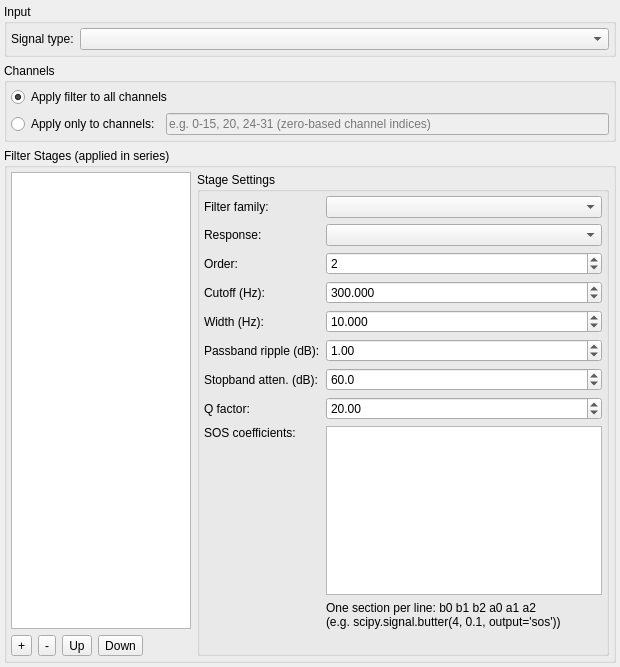
<?xml version="1.0" encoding="UTF-8"?>
<ui version="4.0">
 <class>SignalFilterSettingsDialog</class>
 <widget class="QDialog" name="SignalFilterSettingsDialog">
  <property name="geometry">
   <rect>
    <x>0</x>
    <y>0</y>
    <width>620</width>
    <height>667</height>
   </rect>
  </property>
  <property name="windowTitle">
   <string>Signal Filter Settings</string>
  </property>
  <layout class="QVBoxLayout" name="verticalLayout">
   <property name="leftMargin">
    <number>4</number>
   </property>
   <property name="topMargin">
    <number>4</number>
   </property>
   <property name="rightMargin">
    <number>4</number>
   </property>
   <property name="bottomMargin">
    <number>4</number>
   </property>
   <item>
    <widget class="QGroupBox" name="gbInput">
     <property name="title">
      <string>Input</string>
     </property>
     <layout class="QFormLayout" name="formInput">
      <property name="leftMargin">
       <number>4</number>
      </property>
      <property name="topMargin">
       <number>4</number>
      </property>
      <property name="rightMargin">
       <number>4</number>
      </property>
      <property name="bottomMargin">
       <number>4</number>
      </property>
      <item row="0" column="0">
       <widget class="QLabel" name="lblInputType">
        <property name="text">
         <string>Signal type:</string>
        </property>
       </widget>
      </item>
      <item row="0" column="1">
       <widget class="Syntalos::DataTypeSelector" name="inputTypeSel"/>
      </item>
     </layout>
    </widget>
   </item>
   <item>
    <widget class="QGroupBox" name="gbChannels">
     <property name="title">
      <string>Channels</string>
     </property>
     <layout class="QVBoxLayout" name="vlChannels">
      <property name="leftMargin">
       <number>4</number>
      </property>
      <property name="topMargin">
       <number>4</number>
      </property>
      <property name="rightMargin">
       <number>4</number>
      </property>
      <property name="bottomMargin">
       <number>4</number>
      </property>
      <item>
       <widget class="QRadioButton" name="rbAllChannels">
        <property name="text">
         <string>Apply filter to all channels</string>
        </property>
        <property name="checked">
         <bool>true</bool>
        </property>
       </widget>
      </item>
      <item>
       <layout class="QHBoxLayout" name="hlSelectedChannels">
        <item>
         <widget class="QRadioButton" name="rbSelectedChannels">
          <property name="text">
           <string>Apply only to channels:</string>
          </property>
         </widget>
        </item>
        <item>
         <widget class="QLineEdit" name="leChannels">
          <property name="enabled">
           <bool>false</bool>
          </property>
          <property name="placeholderText">
           <string>e.g. 0-15, 20, 24-31 (zero-based channel indices)</string>
          </property>
         </widget>
        </item>
       </layout>
      </item>
     </layout>
    </widget>
   </item>
   <item>
    <widget class="QGroupBox" name="gbStages">
     <property name="title">
      <string>Filter Stages (applied in series)</string>
     </property>
     <layout class="QHBoxLayout" name="hlStages">
      <property name="leftMargin">
       <number>4</number>
      </property>
      <property name="topMargin">
       <number>4</number>
      </property>
      <property name="rightMargin">
       <number>4</number>
      </property>
      <property name="bottomMargin">
       <number>4</number>
      </property>
      <item>
       <layout class="QVBoxLayout" name="vlStageList">
        <item>
         <widget class="QListWidget" name="lwStages">
          <property name="sizePolicy">
           <sizepolicy hsizetype="Maximum" vsizetype="Expanding">
            <horstretch>0</horstretch>
            <verstretch>0</verstretch>
           </sizepolicy>
          </property>
          <property name="minimumSize">
           <size>
            <width>150</width>
            <height>0</height>
           </size>
          </property>
          <property name="maximumSize">
           <size>
            <width>180</width>
            <height>16777215</height>
           </size>
          </property>
         </widget>
        </item>
        <item>
         <layout class="QHBoxLayout" name="hlStageButtons">
          <item>
           <widget class="QToolButton" name="tbAddStage">
            <property name="toolTip">
             <string>Add a filter stage</string>
            </property>
            <property name="text">
             <string>+</string>
            </property>
            <property name="icon">
             <iconset theme="list-add"/>
            </property>
           </widget>
          </item>
          <item>
           <widget class="QToolButton" name="tbRemoveStage">
            <property name="toolTip">
             <string>Remove the selected stage</string>
            </property>
            <property name="text">
             <string>-</string>
            </property>
            <property name="icon">
             <iconset theme="list-remove"/>
            </property>
           </widget>
          </item>
          <item>
           <widget class="QToolButton" name="tbStageUp">
            <property name="toolTip">
             <string>Move stage up</string>
            </property>
            <property name="text">
             <string>Up</string>
            </property>
            <property name="icon">
             <iconset theme="go-up"/>
            </property>
           </widget>
          </item>
          <item>
           <widget class="QToolButton" name="tbStageDown">
            <property name="toolTip">
             <string>Move stage down</string>
            </property>
            <property name="text">
             <string>Down</string>
            </property>
            <property name="icon">
             <iconset theme="go-down"/>
            </property>
           </widget>
          </item>
          <item>
           <spacer name="hsStageButtons">
            <property name="orientation">
             <enum>Qt::Orientation::Horizontal</enum>
            </property>
            <property name="sizeHint" stdset="0">
             <size>
              <width>20</width>
              <height>20</height>
             </size>
            </property>
           </spacer>
          </item>
         </layout>
        </item>
       </layout>
      </item>
      <item>
       <widget class="QGroupBox" name="gbStageEditor">
        <property name="sizePolicy">
         <sizepolicy hsizetype="Expanding" vsizetype="Preferred">
          <horstretch>1</horstretch>
          <verstretch>0</verstretch>
         </sizepolicy>
        </property>
        <property name="title">
         <string>Stage Settings</string>
        </property>
        <layout class="QFormLayout" name="formStage">
         <property name="leftMargin">
          <number>4</number>
         </property>
         <property name="topMargin">
          <number>4</number>
         </property>
         <property name="rightMargin">
          <number>4</number>
         </property>
         <property name="bottomMargin">
          <number>4</number>
         </property>
         <item row="0" column="0">
          <widget class="QLabel" name="lblFamily">
           <property name="text">
            <string>Filter family:</string>
           </property>
          </widget>
         </item>
         <item row="0" column="1">
          <widget class="QComboBox" name="cbFamily"/>
         </item>
         <item row="1" column="0">
          <widget class="QLabel" name="lblResponse">
           <property name="text">
            <string>Response:</string>
           </property>
          </widget>
         </item>
         <item row="1" column="1">
          <widget class="QComboBox" name="cbResponse"/>
         </item>
         <item row="2" column="0">
          <widget class="QLabel" name="lblOrder">
           <property name="text">
            <string>Order:</string>
           </property>
          </widget>
         </item>
         <item row="2" column="1">
          <widget class="QSpinBox" name="sbOrder">
           <property name="minimum">
            <number>1</number>
           </property>
           <property name="maximum">
            <number>12</number>
           </property>
           <property name="value">
            <number>2</number>
           </property>
          </widget>
         </item>
         <item row="3" column="0">
          <widget class="QLabel" name="lblFreq1">
           <property name="text">
            <string>Cutoff (Hz):</string>
           </property>
          </widget>
         </item>
         <item row="3" column="1">
          <widget class="QDoubleSpinBox" name="sbFreq1">
           <property name="decimals">
            <number>3</number>
           </property>
           <property name="minimum">
            <double>0.000000000000000</double>
           </property>
           <property name="maximum">
            <double>1000000.000000000000000</double>
           </property>
           <property name="value">
            <double>300.000000000000000</double>
           </property>
          </widget>
         </item>
         <item row="4" column="0">
          <widget class="QLabel" name="lblFreq2">
           <property name="text">
            <string>Width (Hz):</string>
           </property>
          </widget>
         </item>
         <item row="4" column="1">
          <widget class="QDoubleSpinBox" name="sbFreq2">
           <property name="decimals">
            <number>3</number>
           </property>
           <property name="minimum">
            <double>0.000000000000000</double>
           </property>
           <property name="maximum">
            <double>1000000.000000000000000</double>
           </property>
           <property name="value">
            <double>10.000000000000000</double>
           </property>
          </widget>
         </item>
         <item row="5" column="0">
          <widget class="QLabel" name="lblRipple">
           <property name="text">
            <string>Passband ripple (dB):</string>
           </property>
          </widget>
         </item>
         <item row="5" column="1">
          <widget class="QDoubleSpinBox" name="sbRipple">
           <property name="decimals">
            <number>2</number>
           </property>
           <property name="minimum">
            <double>0.010000000000000</double>
           </property>
           <property name="maximum">
            <double>40.000000000000000</double>
           </property>
           <property name="value">
            <double>1.000000000000000</double>
           </property>
          </widget>
         </item>
         <item row="6" column="0">
          <widget class="QLabel" name="lblStopband">
           <property name="text">
            <string>Stopband atten. (dB):</string>
           </property>
          </widget>
         </item>
         <item row="6" column="1">
          <widget class="QDoubleSpinBox" name="sbStopband">
           <property name="decimals">
            <number>1</number>
           </property>
           <property name="minimum">
            <double>10.000000000000000</double>
           </property>
           <property name="maximum">
            <double>120.000000000000000</double>
           </property>
           <property name="value">
            <double>60.000000000000000</double>
           </property>
          </widget>
         </item>
         <item row="7" column="0">
          <widget class="QLabel" name="lblQ">
           <property name="text">
            <string>Q factor:</string>
           </property>
          </widget>
         </item>
         <item row="7" column="1">
          <widget class="QDoubleSpinBox" name="sbQ">
           <property name="decimals">
            <number>2</number>
           </property>
           <property name="minimum">
            <double>0.100000000000000</double>
           </property>
           <property name="maximum">
            <double>100.000000000000000</double>
           </property>
           <property name="value">
            <double>20.000000000000000</double>
           </property>
          </widget>
         </item>
         <item row="8" column="0">
          <widget class="QLabel" name="lblSos">
           <property name="text">
            <string>SOS coefficients:</string>
           </property>
           <property name="alignment">
            <set>Qt::AlignmentFlag::AlignLeading|Qt::AlignmentFlag::AlignLeft|Qt::AlignmentFlag::AlignTop</set>
           </property>
          </widget>
         </item>
         <item row="8" column="1">
          <widget class="QPlainTextEdit" name="teSos">
           <property name="toolTip">
            <string>One second-order-section per line: b0 b1 b2 a0 a1 a2 (scipy output='sos' order). Whitespace- or comma-separated.</string>
           </property>
          </widget>
         </item>
         <item row="9" column="1">
          <widget class="QLabel" name="lblSosHint">
           <property name="text">
            <string>One section per line: b0 b1 b2 a0 a1 a2
(e.g. scipy.signal.butter(4, 0.1, output='sos'))</string>
           </property>
           <property name="wordWrap">
            <bool>true</bool>
           </property>
          </widget>
         </item>
         <item row="10" column="1">
          <widget class="QLabel" name="lblSosStatus">
           <property name="text">
            <string/>
           </property>
           <property name="wordWrap">
            <bool>true</bool>
           </property>
          </widget>
         </item>
        </layout>
       </widget>
      </item>
     </layout>
    </widget>
   </item>
  </layout>
 </widget>
 <customwidgets>
  <customwidget>
   <class>Syntalos::DataTypeSelector</class>
   <extends>QComboBox</extends>
   <header>fabric/datatypeselector.h</header>
  </customwidget>
 </customwidgets>
 <resources/>
 <connections/>
</ui>
